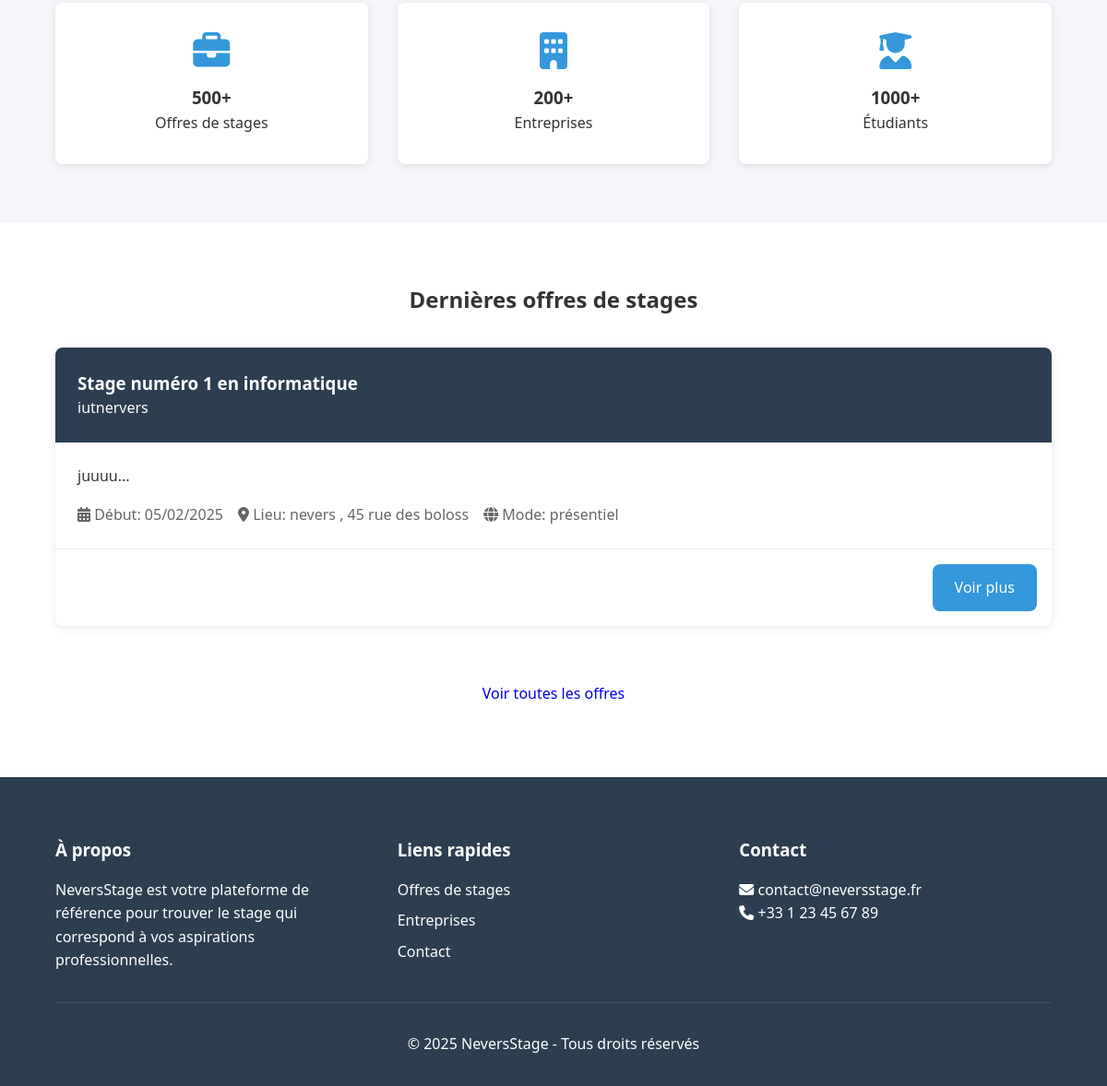
Before: / (lower part) with the older database file.
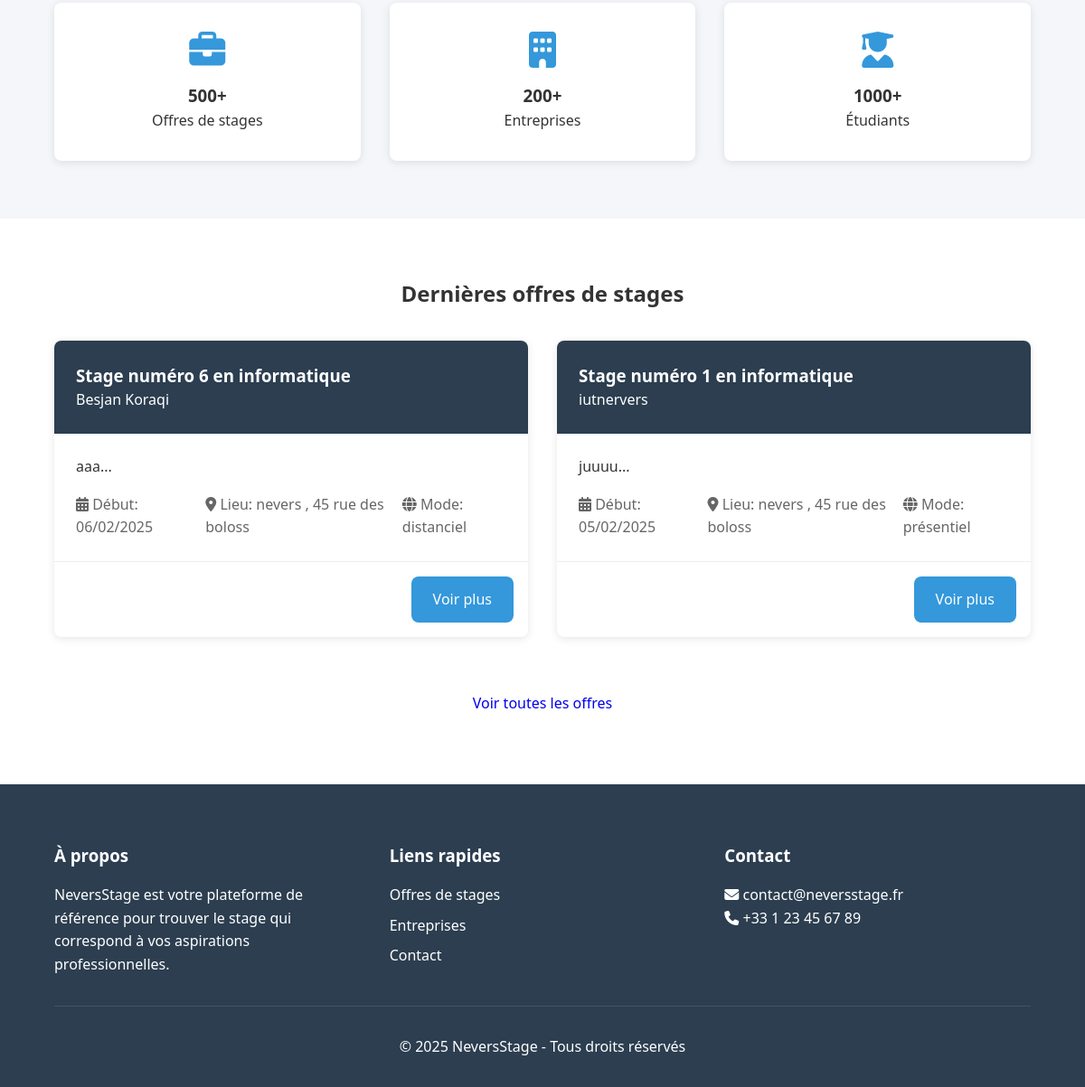
After: the same page with the newer database file.
### tables this page shows
CREATE TABLE `offres_stages` (
  `id` int(11) NOT NULL,
  `entreprise_id` int(11) DEFAULT NULL,
  `titre` varchar(100) NOT NULL,
  `description` text,
  `date_debut` date DEFAULT NULL,
  `date_fin` date DEFAULT NULL,
  `lieu` varchar(255) DEFAULT NULL,
  `mode_stage` enum('distanciel','présentiel') NOT NULL,
  `logo` varchar(255) DEFAULT NULL
);

CREATE TABLE `entreprises` (
  `id` int(11) NOT NULL,
  `siret` varchar(14) NOT NULL,
  `nom` varchar(100) NOT NULL,
  `adresse` varchar(255) DEFAULT NULL,
  `ville` varchar(100) DEFAULT NULL,
  `code_postal` varchar(10) DEFAULT NULL,
  `pays` varchar(100) DEFAULT NULL,
  `telephone` varchar(20) DEFAULT NULL,
  `site_web` varchar(255) DEFAULT NULL,
  `lieu` varchar(255) DEFAULT NULL,
  `tva_intracommunautaire` varchar(50) DEFAULT NULL,
  `secteur_activite` varchar(100) DEFAULT NULL,
  `description` text,
  `adresse_facturation` varchar(255) DEFAULT NULL,
  `logo` varchar(255) DEFAULT NULL,
  `nom_contact` varchar(100) DEFAULT NULL,
  `username` varchar(100) NOT NULL,
  `email` varchar(255) NOT NULL,
  `password` varchar(255) NOT NULL,
  `role` enum('etudiant','entreprise','admin') NOT NULL DEFAULT 'entreprise',
  `date_creation` timestamp NOT NULL DEFAULT CURRENT_TIMESTAMP
);

### app/helpers/functions.php (called while the page is built, shortened)
<?php
function get_internships($pdo) {
    try {
        $stmt = $pdo->query("
            SELECT o.*, e.nom AS nom_entreprise
            FROM offres_stages o
            JOIN entreprises e ON o.entreprise_id = e.id
            ORDER BY o.date_debut DESC
        ");
        return $stmt->fetchAll(PDO::FETCH_ASSOC);
    } catch (Exception $e) {
        error_log($e->getMessage());
        return false;
    }
}
?>

### index.php (the view, shortened to what this page needs)
<?php
require_once './app/config/database.php';
require_once './app/helpers/functions.php';
$recent_internships = get_internships($pdo);
?>
<!DOCTYPE html>
<html lang="fr">
<head>
    <link rel="stylesheet" href="https://cdnjs.cloudflare.com/ajax/libs/font-awesome/6.1.1/css/all.min.css">
    <link rel="stylesheet" href="./public/assets/css/style_accueil.css">
</head>
<body>
    <main>
        <section class="stats-section">
            <div class="stat-card">
                <i class="fas fa-briefcase"></i>
                <h3>500+</h3>
                <p>Offres de stages</p>
            </div>
            <div class="stat-card">
                <i class="fas fa-building"></i>
                <h3>200+</h3>
                <p>Entreprises</p>
            </div>
            <div class="stat-card">
                <i class="fas fa-user-graduate"></i>
                <h3>1000+</h3>
                <p>Étudiants</p>
            </div>
        </section>
        <section class="recent-offers">
    <h2>Dernières offres de stages</h2>
    <div class="offers-grid">
        <?php if (!empty($recent_internships)): ?>
            <?php foreach ($recent_internships as $internship): ?>
                <div class="offer-card">
                    <div class="offer-header">
                        <h3><?php echo htmlspecialchars($internship['titre']); ?></h3>
                        <span class="company-name">
                            <?php echo htmlspecialchars($internship['nom_entreprise'] ?? 'Entreprise inconnue'); ?>
                        </span>
                    </div>
                    <div class="offer-body">
                        <p><?php echo htmlspecialchars(substr($internship['description'], 0, 150)) . '...'; ?></p>
                        <div class="offer-details">
                            <span><i class="fas fa-calendar-alt"></i> Début: <?php echo date('d/m/Y', strtotime($internship['date_debut'])); ?></span>
                            <span><i class="fas fa-map-marker-alt"></i> Lieu: <?php echo htmlspecialchars($internship['lieu']); ?></span>
                            <span><i class="fas fa-globe"></i> Mode: <?php echo htmlspecialchars($internship['mode_stage']); ?></span>
                        </div>
                    </div>
                    <div class="offer-footer">
                        <a href="/Gestion_Stage/app/views/internships/stage_details.php?id=<?php echo $internship['id']; ?>" class="btn btn-details">Voir plus</a>
                    </div>
                </div>
            <?php endforeach; ?>
        <?php else: ?>
            <p>Aucune offre de stage disponible pour le moment.</p>
        <?php endif; ?>
    </div>
    <div class="see-more">
        <a href="stages.php" class="btn btn-primary">Voir toutes les offres</a>
    </div>
</section>
    </main>
    <footer class="main-footer">
        <div class="footer-content">
            <div class="footer-section">
                <h3>À propos</h3>
                <p>NeversStage est votre plateforme de référence pour trouver le stage qui correspond à vos aspirations professionnelles.</p>
            </div>
            <div class="footer-section">
                <h3>Liens rapides</h3>
                <ul>
                    <li><a href="stages.php">Offres de stages</a></li>
                    <li><a href="entreprises.php">Entreprises</a></li>
                    <li><a href="contact.php">Contact</a></li>
                </ul>
            </div>
            <div class="footer-section">
                <h3>Contact</h3>
                <p><i class="fas fa-envelope"></i> contact@neversstage.fr</p>
                <p><i class="fas fa-phone"></i> +33 1 23 45 67 89</p>
            </div>
        </div>
        <div class="footer-bottom">
            <p>&copy; <?php echo date('Y'); ?> NeversStage - Tous droits réservés</p>
        </div>
    </footer>
</body>
</html>

Changed rows visible on the page:
added offres_stages: titre "Stage numéro 6 en informatique", entreprise.nom "Besjan Koraqi", description "aaa", date_debut "06/02/2025", lieu "nevers , 45 rue des boloss", mode_stage "distanciel"
